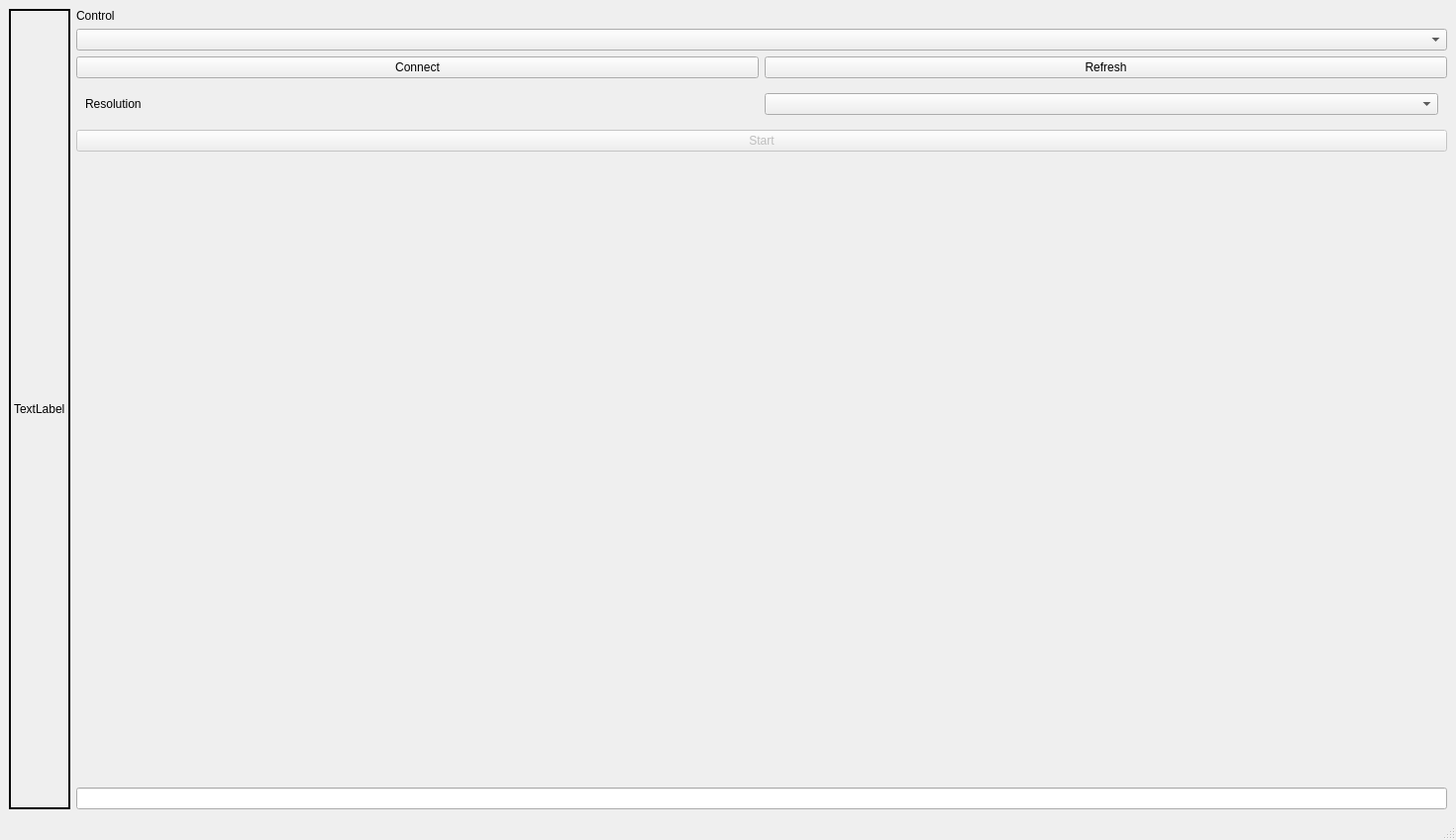
<?xml version="1.0" encoding="UTF-8"?>
<ui version="4.0">
 <class>MainWindow</class>
 <widget class="QMainWindow" name="MainWindow">
  <property name="geometry">
   <rect>
    <x>0</x>
    <y>0</y>
    <width>1470</width>
    <height>848</height>
   </rect>
  </property>
  <property name="windowTitle">
   <string>MainWindow</string>
  </property>
  <widget class="QWidget" name="centralwidget">
   <layout class="QVBoxLayout" name="verticalLayout_2">
    <item>
     <layout class="QHBoxLayout" name="horizontalLayout_2">
      <item>
       <widget class="QLabel" name="img_label">
        <property name="sizePolicy">
         <sizepolicy hsizetype="Minimum" vsizetype="Minimum">
          <horstretch>0</horstretch>
          <verstretch>0</verstretch>
         </sizepolicy>
        </property>
        <property name="frameShape">
         <enum>QFrame::WinPanel</enum>
        </property>
        <property name="text">
         <string>TextLabel</string>
        </property>
        <property name="scaledContents">
         <bool>false</bool>
        </property>
       </widget>
      </item>
      <item>
       <layout class="QVBoxLayout" name="verticalLayout">
        <item>
         <widget class="QLabel" name="label_2">
          <property name="text">
           <string>Control</string>
          </property>
         </widget>
        </item>
        <item>
         <widget class="QComboBox" name="com_Comports"/>
        </item>
        <item>
         <layout class="QHBoxLayout" name="horizontalLayout_4"/>
        </item>
        <item>
         <layout class="QHBoxLayout" name="horizontalLayout">
          <item>
           <widget class="QPushButton" name="com_connect">
            <property name="text">
             <string>Connect</string>
            </property>
           </widget>
          </item>
          <item>
           <widget class="QPushButton" name="com_refresh">
            <property name="text">
             <string>Refresh</string>
            </property>
           </widget>
          </item>
         </layout>
        </item>
        <item>
         <layout class="QHBoxLayout" name="horizontalLayout_3"/>
        </item>
        <item>
         <widget class="QWidget" name="horizontalWidget" native="true">
          <layout class="QHBoxLayout" name="horizontalLayout_5">
           <item>
            <widget class="QLabel" name="label">
             <property name="text">
              <string>Resolution</string>
             </property>
            </widget>
           </item>
           <item>
            <widget class="QComboBox" name="control_res"/>
           </item>
          </layout>
         </widget>
        </item>
        <item>
         <widget class="QPushButton" name="control_start">
          <property name="enabled">
           <bool>false</bool>
          </property>
          <property name="text">
           <string>Start</string>
          </property>
         </widget>
        </item>
        <item>
         <spacer name="verticalSpacer">
          <property name="orientation">
           <enum>Qt::Vertical</enum>
          </property>
          <property name="sizeHint" stdset="0">
           <size>
            <width>20</width>
            <height>40</height>
           </size>
          </property>
         </spacer>
        </item>
        <item>
         <widget class="QLineEdit" name="errorMessage">
          <property name="readOnly">
           <bool>true</bool>
          </property>
         </widget>
        </item>
       </layout>
      </item>
     </layout>
    </item>
   </layout>
  </widget>
  <widget class="QMenuBar" name="menubar">
   <property name="geometry">
    <rect>
     <x>0</x>
     <y>0</y>
     <width>1470</width>
     <height>17</height>
    </rect>
   </property>
  </widget>
  <widget class="QStatusBar" name="statusbar"/>
 </widget>
 <resources/>
 <connections/>
</ui>
